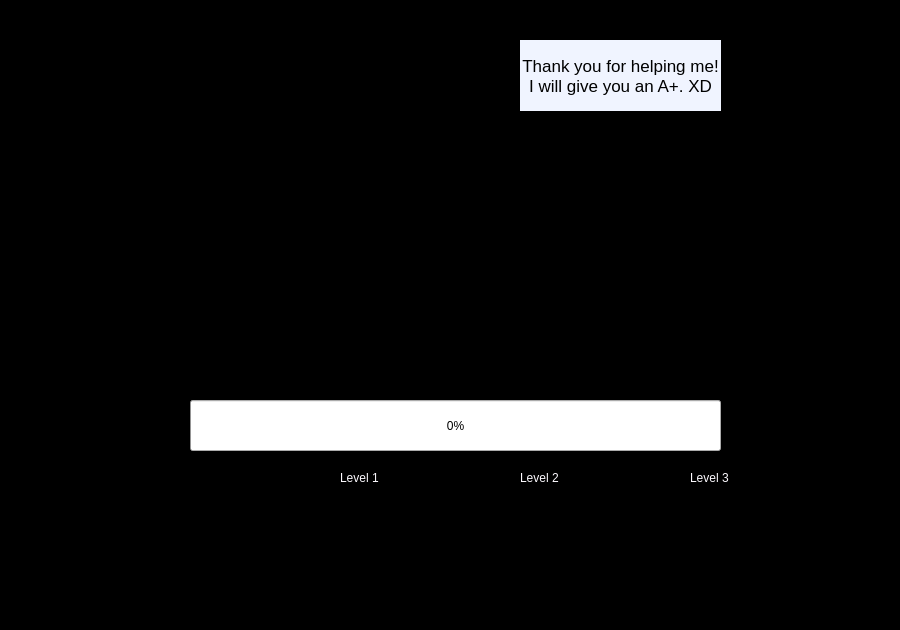
<?xml version="1.0" encoding="UTF-8"?>
<ui version="4.0">
 <class>GameWindow</class>
 <widget class="QWidget" name="GameWindow">
  <property name="geometry">
   <rect>
    <x>0</x>
    <y>0</y>
    <width>900</width>
    <height>630</height>
   </rect>
  </property>
  <property name="minimumSize">
   <size>
    <width>900</width>
    <height>630</height>
   </size>
  </property>
  <property name="maximumSize">
   <size>
    <width>900</width>
    <height>630</height>
   </size>
  </property>
  <property name="palette">
   <palette>
    <active/>
    <inactive/>
    <disabled/>
   </palette>
  </property>
  <property name="windowTitle">
   <string>Haunted House Escape</string>
  </property>
  <property name="autoFillBackground">
   <bool>true</bool>
  </property>
  <property name="styleSheet">
   <string notr="true"/>
  </property>
  <widget class="QLabel" name="playerinfo">
   <property name="geometry">
    <rect>
     <x>660</x>
     <y>30</y>
     <width>101</width>
     <height>80</height>
    </rect>
   </property>
   <property name="palette">
    <palette>
     <active>
      <colorrole role="WindowText">
       <brush brushstyle="SolidPattern">
        <color alpha="255">
         <red>253</red>
         <green>250</green>
         <blue>255</blue>
        </color>
       </brush>
      </colorrole>
     </active>
     <inactive>
      <colorrole role="WindowText">
       <brush brushstyle="SolidPattern">
        <color alpha="255">
         <red>253</red>
         <green>250</green>
         <blue>255</blue>
        </color>
       </brush>
      </colorrole>
     </inactive>
     <disabled>
      <colorrole role="WindowText">
       <brush brushstyle="SolidPattern">
        <color alpha="96">
         <red>164</red>
         <green>166</green>
         <blue>168</blue>
        </color>
       </brush>
      </colorrole>
     </disabled>
    </palette>
   </property>
   <property name="font">
    <font>
     <family>Arial</family>
     <pointsize>30</pointsize>
    </font>
   </property>
   <property name="text">
    <string>Player</string>
   </property>
   <property name="alignment">
    <set>Qt::AlignCenter</set>
   </property>
  </widget>
  <widget class="QLabel" name="monsterinfo">
   <property name="geometry">
    <rect>
     <x>650</x>
     <y>310</y>
     <width>141</width>
     <height>80</height>
    </rect>
   </property>
   <property name="palette">
    <palette>
     <active>
      <colorrole role="WindowText">
       <brush brushstyle="SolidPattern">
        <color alpha="255">
         <red>253</red>
         <green>250</green>
         <blue>255</blue>
        </color>
       </brush>
      </colorrole>
     </active>
     <inactive>
      <colorrole role="WindowText">
       <brush brushstyle="SolidPattern">
        <color alpha="255">
         <red>253</red>
         <green>250</green>
         <blue>255</blue>
        </color>
       </brush>
      </colorrole>
     </inactive>
     <disabled>
      <colorrole role="WindowText">
       <brush brushstyle="SolidPattern">
        <color alpha="96">
         <red>164</red>
         <green>166</green>
         <blue>168</blue>
        </color>
       </brush>
      </colorrole>
     </disabled>
    </palette>
   </property>
   <property name="font">
    <font>
     <family>Arial</family>
     <pointsize>30</pointsize>
    </font>
   </property>
   <property name="text">
    <string>Monster</string>
   </property>
   <property name="alignment">
    <set>Qt::AlignCenter</set>
   </property>
  </widget>
  <widget class="QLabel" name="BG">
   <property name="geometry">
    <rect>
     <x>0</x>
     <y>-10</y>
     <width>921</width>
     <height>651</height>
    </rect>
   </property>
   <property name="palette">
    <palette>
     <active>
      <colorrole role="WindowText">
       <brush brushstyle="SolidPattern">
        <color alpha="255">
         <red>253</red>
         <green>250</green>
         <blue>255</blue>
        </color>
       </brush>
      </colorrole>
     </active>
     <inactive>
      <colorrole role="WindowText">
       <brush brushstyle="SolidPattern">
        <color alpha="255">
         <red>253</red>
         <green>250</green>
         <blue>255</blue>
        </color>
       </brush>
      </colorrole>
     </inactive>
     <disabled>
      <colorrole role="WindowText">
       <brush brushstyle="SolidPattern">
        <color alpha="96">
         <red>164</red>
         <green>166</green>
         <blue>168</blue>
        </color>
       </brush>
      </colorrole>
     </disabled>
    </palette>
   </property>
   <property name="autoFillBackground">
    <bool>false</bool>
   </property>
   <property name="text">
    <string/>
   </property>
   <property name="pixmap">
    <pixmap resource="resource.qrc">:/images/BG.png</pixmap>
   </property>
  </widget>
  <widget class="QLabel" name="MHL">
   <property name="geometry">
    <rect>
     <x>670</x>
     <y>390</y>
     <width>51</width>
     <height>21</height>
    </rect>
   </property>
   <property name="palette">
    <palette>
     <active>
      <colorrole role="WindowText">
       <brush brushstyle="SolidPattern">
        <color alpha="255">
         <red>253</red>
         <green>250</green>
         <blue>255</blue>
        </color>
       </brush>
      </colorrole>
     </active>
     <inactive>
      <colorrole role="WindowText">
       <brush brushstyle="SolidPattern">
        <color alpha="255">
         <red>253</red>
         <green>250</green>
         <blue>255</blue>
        </color>
       </brush>
      </colorrole>
     </inactive>
     <disabled>
      <colorrole role="WindowText">
       <brush brushstyle="SolidPattern">
        <color alpha="96">
         <red>164</red>
         <green>166</green>
         <blue>168</blue>
        </color>
       </brush>
      </colorrole>
     </disabled>
    </palette>
   </property>
   <property name="font">
    <font>
     <family>Arial</family>
    </font>
   </property>
   <property name="text">
    <string>Health:</string>
   </property>
  </widget>
  <widget class="QLabel" name="MAL">
   <property name="geometry">
    <rect>
     <x>670</x>
     <y>460</y>
     <width>51</width>
     <height>16</height>
    </rect>
   </property>
   <property name="palette">
    <palette>
     <active>
      <colorrole role="WindowText">
       <brush brushstyle="SolidPattern">
        <color alpha="255">
         <red>253</red>
         <green>250</green>
         <blue>255</blue>
        </color>
       </brush>
      </colorrole>
     </active>
     <inactive>
      <colorrole role="WindowText">
       <brush brushstyle="SolidPattern">
        <color alpha="255">
         <red>253</red>
         <green>250</green>
         <blue>255</blue>
        </color>
       </brush>
      </colorrole>
     </inactive>
     <disabled>
      <colorrole role="WindowText">
       <brush brushstyle="SolidPattern">
        <color alpha="96">
         <red>164</red>
         <green>166</green>
         <blue>168</blue>
        </color>
       </brush>
      </colorrole>
     </disabled>
    </palette>
   </property>
   <property name="font">
    <font>
     <family>Arial</family>
    </font>
   </property>
   <property name="text">
    <string>Attack:</string>
   </property>
  </widget>
  <widget class="QLabel" name="MDL">
   <property name="geometry">
    <rect>
     <x>670</x>
     <y>520</y>
     <width>61</width>
     <height>16</height>
    </rect>
   </property>
   <property name="palette">
    <palette>
     <active>
      <colorrole role="WindowText">
       <brush brushstyle="SolidPattern">
        <color alpha="255">
         <red>253</red>
         <green>250</green>
         <blue>255</blue>
        </color>
       </brush>
      </colorrole>
     </active>
     <inactive>
      <colorrole role="WindowText">
       <brush brushstyle="SolidPattern">
        <color alpha="255">
         <red>253</red>
         <green>250</green>
         <blue>255</blue>
        </color>
       </brush>
      </colorrole>
     </inactive>
     <disabled>
      <colorrole role="WindowText">
       <brush brushstyle="SolidPattern">
        <color alpha="96">
         <red>164</red>
         <green>166</green>
         <blue>168</blue>
        </color>
       </brush>
      </colorrole>
     </disabled>
    </palette>
   </property>
   <property name="font">
    <font>
     <family>Arial</family>
    </font>
   </property>
   <property name="text">
    <string>Defense:</string>
   </property>
  </widget>
  <widget class="QLabel" name="monster_HP">
   <property name="geometry">
    <rect>
     <x>760</x>
     <y>390</y>
     <width>71</width>
     <height>21</height>
    </rect>
   </property>
   <property name="palette">
    <palette>
     <active>
      <colorrole role="WindowText">
       <brush brushstyle="SolidPattern">
        <color alpha="255">
         <red>253</red>
         <green>250</green>
         <blue>255</blue>
        </color>
       </brush>
      </colorrole>
     </active>
     <inactive>
      <colorrole role="WindowText">
       <brush brushstyle="SolidPattern">
        <color alpha="255">
         <red>253</red>
         <green>250</green>
         <blue>255</blue>
        </color>
       </brush>
      </colorrole>
     </inactive>
     <disabled>
      <colorrole role="WindowText">
       <brush brushstyle="SolidPattern">
        <color alpha="96">
         <red>164</red>
         <green>166</green>
         <blue>168</blue>
        </color>
       </brush>
      </colorrole>
     </disabled>
    </palette>
   </property>
   <property name="font">
    <font>
     <family>Arial</family>
    </font>
   </property>
   <property name="text">
    <string>TextLabel</string>
   </property>
  </widget>
  <widget class="QLabel" name="monster_AP">
   <property name="geometry">
    <rect>
     <x>760</x>
     <y>460</y>
     <width>71</width>
     <height>16</height>
    </rect>
   </property>
   <property name="palette">
    <palette>
     <active>
      <colorrole role="WindowText">
       <brush brushstyle="SolidPattern">
        <color alpha="255">
         <red>253</red>
         <green>250</green>
         <blue>255</blue>
        </color>
       </brush>
      </colorrole>
     </active>
     <inactive>
      <colorrole role="WindowText">
       <brush brushstyle="SolidPattern">
        <color alpha="255">
         <red>253</red>
         <green>250</green>
         <blue>255</blue>
        </color>
       </brush>
      </colorrole>
     </inactive>
     <disabled>
      <colorrole role="WindowText">
       <brush brushstyle="SolidPattern">
        <color alpha="96">
         <red>164</red>
         <green>166</green>
         <blue>168</blue>
        </color>
       </brush>
      </colorrole>
     </disabled>
    </palette>
   </property>
   <property name="font">
    <font>
     <family>Arial</family>
    </font>
   </property>
   <property name="text">
    <string>TextLabel</string>
   </property>
  </widget>
  <widget class="QLabel" name="monster_DP">
   <property name="geometry">
    <rect>
     <x>760</x>
     <y>520</y>
     <width>61</width>
     <height>16</height>
    </rect>
   </property>
   <property name="palette">
    <palette>
     <active>
      <colorrole role="WindowText">
       <brush brushstyle="SolidPattern">
        <color alpha="255">
         <red>253</red>
         <green>250</green>
         <blue>255</blue>
        </color>
       </brush>
      </colorrole>
     </active>
     <inactive>
      <colorrole role="WindowText">
       <brush brushstyle="SolidPattern">
        <color alpha="255">
         <red>253</red>
         <green>250</green>
         <blue>255</blue>
        </color>
       </brush>
      </colorrole>
     </inactive>
     <disabled>
      <colorrole role="WindowText">
       <brush brushstyle="SolidPattern">
        <color alpha="96">
         <red>164</red>
         <green>166</green>
         <blue>168</blue>
        </color>
       </brush>
      </colorrole>
     </disabled>
    </palette>
   </property>
   <property name="font">
    <font>
     <family>Arial</family>
    </font>
   </property>
   <property name="text">
    <string>TextLabel</string>
   </property>
  </widget>
  <widget class="QLabel" name="Health_label">
   <property name="geometry">
    <rect>
     <x>670</x>
     <y>130</y>
     <width>59</width>
     <height>16</height>
    </rect>
   </property>
   <property name="palette">
    <palette>
     <active>
      <colorrole role="WindowText">
       <brush brushstyle="SolidPattern">
        <color alpha="255">
         <red>253</red>
         <green>250</green>
         <blue>255</blue>
        </color>
       </brush>
      </colorrole>
     </active>
     <inactive>
      <colorrole role="WindowText">
       <brush brushstyle="SolidPattern">
        <color alpha="255">
         <red>253</red>
         <green>250</green>
         <blue>255</blue>
        </color>
       </brush>
      </colorrole>
     </inactive>
     <disabled>
      <colorrole role="WindowText">
       <brush brushstyle="SolidPattern">
        <color alpha="96">
         <red>164</red>
         <green>166</green>
         <blue>168</blue>
        </color>
       </brush>
      </colorrole>
     </disabled>
    </palette>
   </property>
   <property name="text">
    <string>Health:</string>
   </property>
  </widget>
  <widget class="QLabel" name="Attack_label">
   <property name="geometry">
    <rect>
     <x>670</x>
     <y>160</y>
     <width>59</width>
     <height>16</height>
    </rect>
   </property>
   <property name="palette">
    <palette>
     <active>
      <colorrole role="WindowText">
       <brush brushstyle="SolidPattern">
        <color alpha="255">
         <red>253</red>
         <green>250</green>
         <blue>255</blue>
        </color>
       </brush>
      </colorrole>
     </active>
     <inactive>
      <colorrole role="WindowText">
       <brush brushstyle="SolidPattern">
        <color alpha="255">
         <red>253</red>
         <green>250</green>
         <blue>255</blue>
        </color>
       </brush>
      </colorrole>
     </inactive>
     <disabled>
      <colorrole role="WindowText">
       <brush brushstyle="SolidPattern">
        <color alpha="96">
         <red>164</red>
         <green>166</green>
         <blue>168</blue>
        </color>
       </brush>
      </colorrole>
     </disabled>
    </palette>
   </property>
   <property name="text">
    <string>Atack:</string>
   </property>
  </widget>
  <widget class="QLabel" name="Defense_label">
   <property name="geometry">
    <rect>
     <x>670</x>
     <y>190</y>
     <width>59</width>
     <height>16</height>
    </rect>
   </property>
   <property name="palette">
    <palette>
     <active>
      <colorrole role="WindowText">
       <brush brushstyle="SolidPattern">
        <color alpha="255">
         <red>253</red>
         <green>250</green>
         <blue>255</blue>
        </color>
       </brush>
      </colorrole>
     </active>
     <inactive>
      <colorrole role="WindowText">
       <brush brushstyle="SolidPattern">
        <color alpha="255">
         <red>253</red>
         <green>250</green>
         <blue>255</blue>
        </color>
       </brush>
      </colorrole>
     </inactive>
     <disabled>
      <colorrole role="WindowText">
       <brush brushstyle="SolidPattern">
        <color alpha="96">
         <red>164</red>
         <green>166</green>
         <blue>168</blue>
        </color>
       </brush>
      </colorrole>
     </disabled>
    </palette>
   </property>
   <property name="text">
    <string>Defense:</string>
   </property>
  </widget>
  <widget class="QLabel" name="Yellow_label">
   <property name="geometry">
    <rect>
     <x>670</x>
     <y>220</y>
     <width>81</width>
     <height>16</height>
    </rect>
   </property>
   <property name="palette">
    <palette>
     <active>
      <colorrole role="WindowText">
       <brush brushstyle="SolidPattern">
        <color alpha="255">
         <red>253</red>
         <green>250</green>
         <blue>255</blue>
        </color>
       </brush>
      </colorrole>
     </active>
     <inactive>
      <colorrole role="WindowText">
       <brush brushstyle="SolidPattern">
        <color alpha="255">
         <red>253</red>
         <green>250</green>
         <blue>255</blue>
        </color>
       </brush>
      </colorrole>
     </inactive>
     <disabled>
      <colorrole role="WindowText">
       <brush brushstyle="SolidPattern">
        <color alpha="96">
         <red>164</red>
         <green>166</green>
         <blue>168</blue>
        </color>
       </brush>
      </colorrole>
     </disabled>
    </palette>
   </property>
   <property name="text">
    <string>Yellow Keys:</string>
   </property>
  </widget>
  <widget class="QLabel" name="Blue_label">
   <property name="geometry">
    <rect>
     <x>670</x>
     <y>250</y>
     <width>81</width>
     <height>16</height>
    </rect>
   </property>
   <property name="palette">
    <palette>
     <active>
      <colorrole role="WindowText">
       <brush brushstyle="SolidPattern">
        <color alpha="255">
         <red>253</red>
         <green>250</green>
         <blue>255</blue>
        </color>
       </brush>
      </colorrole>
     </active>
     <inactive>
      <colorrole role="WindowText">
       <brush brushstyle="SolidPattern">
        <color alpha="255">
         <red>253</red>
         <green>250</green>
         <blue>255</blue>
        </color>
       </brush>
      </colorrole>
     </inactive>
     <disabled>
      <colorrole role="WindowText">
       <brush brushstyle="SolidPattern">
        <color alpha="96">
         <red>164</red>
         <green>166</green>
         <blue>168</blue>
        </color>
       </brush>
      </colorrole>
     </disabled>
    </palette>
   </property>
   <property name="text">
    <string>Blue Keys:</string>
   </property>
  </widget>
  <widget class="QLabel" name="Level_label">
   <property name="geometry">
    <rect>
     <x>650</x>
     <y>70</y>
     <width>101</width>
     <height>71</height>
    </rect>
   </property>
   <property name="palette">
    <palette>
     <active>
      <colorrole role="WindowText">
       <brush brushstyle="SolidPattern">
        <color alpha="255">
         <red>253</red>
         <green>250</green>
         <blue>255</blue>
        </color>
       </brush>
      </colorrole>
     </active>
     <inactive>
      <colorrole role="WindowText">
       <brush brushstyle="SolidPattern">
        <color alpha="255">
         <red>253</red>
         <green>250</green>
         <blue>255</blue>
        </color>
       </brush>
      </colorrole>
     </inactive>
     <disabled>
      <colorrole role="WindowText">
       <brush brushstyle="SolidPattern">
        <color alpha="96">
         <red>164</red>
         <green>166</green>
         <blue>168</blue>
        </color>
       </brush>
      </colorrole>
     </disabled>
    </palette>
   </property>
   <property name="font">
    <font>
     <family>Arial</family>
     <pointsize>20</pointsize>
    </font>
   </property>
   <property name="text">
    <string>Floor</string>
   </property>
   <property name="alignment">
    <set>Qt::AlignCenter</set>
   </property>
  </widget>
  <widget class="QLabel" name="player_HP">
   <property name="geometry">
    <rect>
     <x>760</x>
     <y>130</y>
     <width>101</width>
     <height>16</height>
    </rect>
   </property>
   <property name="palette">
    <palette>
     <active>
      <colorrole role="WindowText">
       <brush brushstyle="SolidPattern">
        <color alpha="255">
         <red>253</red>
         <green>250</green>
         <blue>255</blue>
        </color>
       </brush>
      </colorrole>
     </active>
     <inactive>
      <colorrole role="WindowText">
       <brush brushstyle="SolidPattern">
        <color alpha="255">
         <red>253</red>
         <green>250</green>
         <blue>255</blue>
        </color>
       </brush>
      </colorrole>
     </inactive>
     <disabled>
      <colorrole role="WindowText">
       <brush brushstyle="SolidPattern">
        <color alpha="96">
         <red>164</red>
         <green>166</green>
         <blue>168</blue>
        </color>
       </brush>
      </colorrole>
     </disabled>
    </palette>
   </property>
   <property name="text">
    <string/>
   </property>
  </widget>
  <widget class="QLabel" name="player_AP">
   <property name="geometry">
    <rect>
     <x>760</x>
     <y>160</y>
     <width>59</width>
     <height>16</height>
    </rect>
   </property>
   <property name="palette">
    <palette>
     <active>
      <colorrole role="WindowText">
       <brush brushstyle="SolidPattern">
        <color alpha="255">
         <red>253</red>
         <green>250</green>
         <blue>255</blue>
        </color>
       </brush>
      </colorrole>
     </active>
     <inactive>
      <colorrole role="WindowText">
       <brush brushstyle="SolidPattern">
        <color alpha="255">
         <red>253</red>
         <green>250</green>
         <blue>255</blue>
        </color>
       </brush>
      </colorrole>
     </inactive>
     <disabled>
      <colorrole role="WindowText">
       <brush brushstyle="SolidPattern">
        <color alpha="96">
         <red>164</red>
         <green>166</green>
         <blue>168</blue>
        </color>
       </brush>
      </colorrole>
     </disabled>
    </palette>
   </property>
   <property name="text">
    <string/>
   </property>
  </widget>
  <widget class="QLabel" name="player_DP">
   <property name="geometry">
    <rect>
     <x>760</x>
     <y>190</y>
     <width>59</width>
     <height>16</height>
    </rect>
   </property>
   <property name="palette">
    <palette>
     <active>
      <colorrole role="WindowText">
       <brush brushstyle="SolidPattern">
        <color alpha="255">
         <red>253</red>
         <green>250</green>
         <blue>255</blue>
        </color>
       </brush>
      </colorrole>
     </active>
     <inactive>
      <colorrole role="WindowText">
       <brush brushstyle="SolidPattern">
        <color alpha="255">
         <red>253</red>
         <green>250</green>
         <blue>255</blue>
        </color>
       </brush>
      </colorrole>
     </inactive>
     <disabled>
      <colorrole role="WindowText">
       <brush brushstyle="SolidPattern">
        <color alpha="96">
         <red>164</red>
         <green>166</green>
         <blue>168</blue>
        </color>
       </brush>
      </colorrole>
     </disabled>
    </palette>
   </property>
   <property name="text">
    <string/>
   </property>
  </widget>
  <widget class="QLabel" name="player_YK">
   <property name="geometry">
    <rect>
     <x>760</x>
     <y>220</y>
     <width>59</width>
     <height>16</height>
    </rect>
   </property>
   <property name="palette">
    <palette>
     <active>
      <colorrole role="WindowText">
       <brush brushstyle="SolidPattern">
        <color alpha="255">
         <red>253</red>
         <green>250</green>
         <blue>255</blue>
        </color>
       </brush>
      </colorrole>
     </active>
     <inactive>
      <colorrole role="WindowText">
       <brush brushstyle="SolidPattern">
        <color alpha="255">
         <red>253</red>
         <green>250</green>
         <blue>255</blue>
        </color>
       </brush>
      </colorrole>
     </inactive>
     <disabled>
      <colorrole role="WindowText">
       <brush brushstyle="SolidPattern">
        <color alpha="96">
         <red>164</red>
         <green>166</green>
         <blue>168</blue>
        </color>
       </brush>
      </colorrole>
     </disabled>
    </palette>
   </property>
   <property name="text">
    <string/>
   </property>
  </widget>
  <widget class="QLabel" name="player_BK">
   <property name="geometry">
    <rect>
     <x>760</x>
     <y>250</y>
     <width>59</width>
     <height>16</height>
    </rect>
   </property>
   <property name="palette">
    <palette>
     <active>
      <colorrole role="WindowText">
       <brush brushstyle="SolidPattern">
        <color alpha="255">
         <red>253</red>
         <green>250</green>
         <blue>255</blue>
        </color>
       </brush>
      </colorrole>
     </active>
     <inactive>
      <colorrole role="WindowText">
       <brush brushstyle="SolidPattern">
        <color alpha="255">
         <red>253</red>
         <green>250</green>
         <blue>255</blue>
        </color>
       </brush>
      </colorrole>
     </inactive>
     <disabled>
      <colorrole role="WindowText">
       <brush brushstyle="SolidPattern">
        <color alpha="96">
         <red>164</red>
         <green>166</green>
         <blue>168</blue>
        </color>
       </brush>
      </colorrole>
     </disabled>
    </palette>
   </property>
   <property name="text">
    <string/>
   </property>
  </widget>
  <widget class="QLabel" name="player_level">
   <property name="geometry">
    <rect>
     <x>720</x>
     <y>70</y>
     <width>101</width>
     <height>71</height>
    </rect>
   </property>
   <property name="palette">
    <palette>
     <active>
      <colorrole role="WindowText">
       <brush brushstyle="SolidPattern">
        <color alpha="255">
         <red>253</red>
         <green>250</green>
         <blue>255</blue>
        </color>
       </brush>
      </colorrole>
     </active>
     <inactive>
      <colorrole role="WindowText">
       <brush brushstyle="SolidPattern">
        <color alpha="255">
         <red>253</red>
         <green>250</green>
         <blue>255</blue>
        </color>
       </brush>
      </colorrole>
     </inactive>
     <disabled>
      <colorrole role="WindowText">
       <brush brushstyle="SolidPattern">
        <color alpha="96">
         <red>164</red>
         <green>166</green>
         <blue>168</blue>
        </color>
       </brush>
      </colorrole>
     </disabled>
    </palette>
   </property>
   <property name="font">
    <font>
     <family>Arial</family>
     <pointsize>20</pointsize>
    </font>
   </property>
   <property name="text">
    <string/>
   </property>
   <property name="alignment">
    <set>Qt::AlignCenter</set>
   </property>
  </widget>
  <widget class="QProgressBar" name="progressBar">
   <property name="geometry">
    <rect>
     <x>190</x>
     <y>400</y>
     <width>531</width>
     <height>51</height>
    </rect>
   </property>
   <property name="palette">
    <palette>
     <active>
      <colorrole role="Highlight">
       <brush brushstyle="SolidPattern">
        <color alpha="255">
         <red>90</red>
         <green>248</green>
         <blue>32</blue>
        </color>
       </brush>
      </colorrole>
     </active>
     <inactive>
      <colorrole role="Highlight">
       <brush brushstyle="SolidPattern">
        <color alpha="255">
         <red>90</red>
         <green>248</green>
         <blue>32</blue>
        </color>
       </brush>
      </colorrole>
     </inactive>
     <disabled>
      <colorrole role="Highlight">
       <brush brushstyle="SolidPattern">
        <color alpha="102">
         <red>0</red>
         <green>0</green>
         <blue>0</blue>
        </color>
       </brush>
      </colorrole>
     </disabled>
    </palette>
   </property>
   <property name="value">
    <number>0</number>
   </property>
  </widget>
  <widget class="QLabel" name="GameOver">
   <property name="enabled">
    <bool>true</bool>
   </property>
   <property name="geometry">
    <rect>
     <x>0</x>
     <y>-30</y>
     <width>900</width>
     <height>660</height>
    </rect>
   </property>
   <property name="minimumSize">
    <size>
     <width>900</width>
     <height>630</height>
    </size>
   </property>
   <property name="maximumSize">
    <size>
     <width>900</width>
     <height>660</height>
    </size>
   </property>
   <property name="palette">
    <palette>
     <active>
      <colorrole role="WindowText">
       <brush brushstyle="SolidPattern">
        <color alpha="255">
         <red>255</red>
         <green>255</green>
         <blue>255</blue>
        </color>
       </brush>
      </colorrole>
      <colorrole role="Base">
       <brush brushstyle="SolidPattern">
        <color alpha="255">
         <red>0</red>
         <green>0</green>
         <blue>0</blue>
        </color>
       </brush>
      </colorrole>
      <colorrole role="Window">
       <brush brushstyle="SolidPattern">
        <color alpha="255">
         <red>0</red>
         <green>0</green>
         <blue>0</blue>
        </color>
       </brush>
      </colorrole>
     </active>
     <inactive>
      <colorrole role="WindowText">
       <brush brushstyle="SolidPattern">
        <color alpha="255">
         <red>255</red>
         <green>255</green>
         <blue>255</blue>
        </color>
       </brush>
      </colorrole>
      <colorrole role="Base">
       <brush brushstyle="SolidPattern">
        <color alpha="255">
         <red>0</red>
         <green>0</green>
         <blue>0</blue>
        </color>
       </brush>
      </colorrole>
      <colorrole role="Window">
       <brush brushstyle="SolidPattern">
        <color alpha="255">
         <red>0</red>
         <green>0</green>
         <blue>0</blue>
        </color>
       </brush>
      </colorrole>
     </inactive>
     <disabled>
      <colorrole role="WindowText">
       <brush brushstyle="SolidPattern">
        <color alpha="96">
         <red>164</red>
         <green>166</green>
         <blue>168</blue>
        </color>
       </brush>
      </colorrole>
      <colorrole role="Base">
       <brush brushstyle="SolidPattern">
        <color alpha="255">
         <red>0</red>
         <green>0</green>
         <blue>0</blue>
        </color>
       </brush>
      </colorrole>
      <colorrole role="Window">
       <brush brushstyle="SolidPattern">
        <color alpha="255">
         <red>0</red>
         <green>0</green>
         <blue>0</blue>
        </color>
       </brush>
      </colorrole>
     </disabled>
    </palette>
   </property>
   <property name="font">
    <font>
     <family>Arial</family>
     <pointsize>100</pointsize>
     <weight>75</weight>
     <bold>true</bold>
    </font>
   </property>
   <property name="autoFillBackground">
    <bool>true</bool>
   </property>
   <property name="text">
    <string/>
   </property>
   <property name="alignment">
    <set>Qt::AlignCenter</set>
   </property>
  </widget>
  <widget class="QLabel" name="gameover_player">
   <property name="geometry">
    <rect>
     <x>140</x>
     <y>300</y>
     <width>70</width>
     <height>70</height>
    </rect>
   </property>
   <property name="text">
    <string/>
   </property>
   <property name="pixmap">
    <pixmap resource="resource.qrc">:/images/player-right.png</pixmap>
   </property>
  </widget>
  <widget class="QLabel" name="Level1">
   <property name="geometry">
    <rect>
     <x>340</x>
     <y>470</y>
     <width>59</width>
     <height>16</height>
    </rect>
   </property>
   <property name="palette">
    <palette>
     <active>
      <colorrole role="WindowText">
       <brush brushstyle="SolidPattern">
        <color alpha="255">
         <red>253</red>
         <green>250</green>
         <blue>255</blue>
        </color>
       </brush>
      </colorrole>
     </active>
     <inactive>
      <colorrole role="WindowText">
       <brush brushstyle="SolidPattern">
        <color alpha="255">
         <red>253</red>
         <green>250</green>
         <blue>255</blue>
        </color>
       </brush>
      </colorrole>
     </inactive>
     <disabled>
      <colorrole role="WindowText">
       <brush brushstyle="SolidPattern">
        <color alpha="96">
         <red>164</red>
         <green>166</green>
         <blue>168</blue>
        </color>
       </brush>
      </colorrole>
     </disabled>
    </palette>
   </property>
   <property name="text">
    <string>Level 1</string>
   </property>
  </widget>
  <widget class="QLabel" name="Level2">
   <property name="geometry">
    <rect>
     <x>520</x>
     <y>470</y>
     <width>59</width>
     <height>16</height>
    </rect>
   </property>
   <property name="palette">
    <palette>
     <active>
      <colorrole role="WindowText">
       <brush brushstyle="SolidPattern">
        <color alpha="255">
         <red>253</red>
         <green>250</green>
         <blue>255</blue>
        </color>
       </brush>
      </colorrole>
     </active>
     <inactive>
      <colorrole role="WindowText">
       <brush brushstyle="SolidPattern">
        <color alpha="255">
         <red>253</red>
         <green>250</green>
         <blue>255</blue>
        </color>
       </brush>
      </colorrole>
     </inactive>
     <disabled>
      <colorrole role="WindowText">
       <brush brushstyle="SolidPattern">
        <color alpha="96">
         <red>164</red>
         <green>166</green>
         <blue>168</blue>
        </color>
       </brush>
      </colorrole>
     </disabled>
    </palette>
   </property>
   <property name="text">
    <string>Level 2</string>
   </property>
  </widget>
  <widget class="QLabel" name="Level3">
   <property name="geometry">
    <rect>
     <x>690</x>
     <y>470</y>
     <width>59</width>
     <height>16</height>
    </rect>
   </property>
   <property name="palette">
    <palette>
     <active>
      <colorrole role="WindowText">
       <brush brushstyle="SolidPattern">
        <color alpha="255">
         <red>253</red>
         <green>250</green>
         <blue>255</blue>
        </color>
       </brush>
      </colorrole>
     </active>
     <inactive>
      <colorrole role="WindowText">
       <brush brushstyle="SolidPattern">
        <color alpha="255">
         <red>253</red>
         <green>250</green>
         <blue>255</blue>
        </color>
       </brush>
      </colorrole>
     </inactive>
     <disabled>
      <colorrole role="WindowText">
       <brush brushstyle="SolidPattern">
        <color alpha="96">
         <red>164</red>
         <green>166</green>
         <blue>168</blue>
        </color>
       </brush>
      </colorrole>
     </disabled>
    </palette>
   </property>
   <property name="text">
    <string>Level 3</string>
   </property>
  </widget>
  <widget class="QLabel" name="desmond">
   <property name="geometry">
    <rect>
     <x>740</x>
     <y>90</y>
     <width>70</width>
     <height>70</height>
    </rect>
   </property>
   <property name="text">
    <string/>
   </property>
   <property name="pixmap">
    <pixmap resource="resource.qrc">:/images/desmond.png</pixmap>
   </property>
  </widget>
  <widget class="QLabel" name="desmond_fail_message">
   <property name="geometry">
    <rect>
     <x>520</x>
     <y>40</y>
     <width>201</width>
     <height>71</height>
    </rect>
   </property>
   <property name="palette">
    <palette>
     <active>
      <colorrole role="WindowText">
       <brush brushstyle="SolidPattern">
        <color alpha="255">
         <red>0</red>
         <green>0</green>
         <blue>0</blue>
        </color>
       </brush>
      </colorrole>
      <colorrole role="Base">
       <brush brushstyle="SolidPattern">
        <color alpha="255">
         <red>240</red>
         <green>244</green>
         <blue>255</blue>
        </color>
       </brush>
      </colorrole>
      <colorrole role="Window">
       <brush brushstyle="SolidPattern">
        <color alpha="255">
         <red>240</red>
         <green>244</green>
         <blue>255</blue>
        </color>
       </brush>
      </colorrole>
     </active>
     <inactive>
      <colorrole role="WindowText">
       <brush brushstyle="SolidPattern">
        <color alpha="255">
         <red>0</red>
         <green>0</green>
         <blue>0</blue>
        </color>
       </brush>
      </colorrole>
      <colorrole role="Base">
       <brush brushstyle="SolidPattern">
        <color alpha="255">
         <red>240</red>
         <green>244</green>
         <blue>255</blue>
        </color>
       </brush>
      </colorrole>
      <colorrole role="Window">
       <brush brushstyle="SolidPattern">
        <color alpha="255">
         <red>240</red>
         <green>244</green>
         <blue>255</blue>
        </color>
       </brush>
      </colorrole>
     </inactive>
     <disabled>
      <colorrole role="WindowText">
       <brush brushstyle="SolidPattern">
        <color alpha="96">
         <red>164</red>
         <green>166</green>
         <blue>168</blue>
        </color>
       </brush>
      </colorrole>
      <colorrole role="Base">
       <brush brushstyle="SolidPattern">
        <color alpha="255">
         <red>240</red>
         <green>244</green>
         <blue>255</blue>
        </color>
       </brush>
      </colorrole>
      <colorrole role="Window">
       <brush brushstyle="SolidPattern">
        <color alpha="255">
         <red>240</red>
         <green>244</green>
         <blue>255</blue>
        </color>
       </brush>
      </colorrole>
     </disabled>
    </palette>
   </property>
   <property name="font">
    <font>
     <family>Arial</family>
     <pointsize>13</pointsize>
    </font>
   </property>
   <property name="autoFillBackground">
    <bool>true</bool>
   </property>
   <property name="frameShape">
    <enum>QFrame::NoFrame</enum>
   </property>
   <property name="text">
    <string>You forgot to save me! You are a bad guy! &gt; . &lt;</string>
   </property>
   <property name="alignment">
    <set>Qt::AlignCenter</set>
   </property>
   <property name="wordWrap">
    <bool>true</bool>
   </property>
   <property name="margin">
    <number>1</number>
   </property>
  </widget>
  <widget class="QLabel" name="desmond_successful_message">
   <property name="geometry">
    <rect>
     <x>520</x>
     <y>40</y>
     <width>201</width>
     <height>71</height>
    </rect>
   </property>
   <property name="palette">
    <palette>
     <active>
      <colorrole role="WindowText">
       <brush brushstyle="SolidPattern">
        <color alpha="255">
         <red>0</red>
         <green>0</green>
         <blue>0</blue>
        </color>
       </brush>
      </colorrole>
      <colorrole role="Base">
       <brush brushstyle="SolidPattern">
        <color alpha="255">
         <red>240</red>
         <green>244</green>
         <blue>255</blue>
        </color>
       </brush>
      </colorrole>
      <colorrole role="Window">
       <brush brushstyle="SolidPattern">
        <color alpha="255">
         <red>240</red>
         <green>244</green>
         <blue>255</blue>
        </color>
       </brush>
      </colorrole>
     </active>
     <inactive>
      <colorrole role="WindowText">
       <brush brushstyle="SolidPattern">
        <color alpha="255">
         <red>0</red>
         <green>0</green>
         <blue>0</blue>
        </color>
       </brush>
      </colorrole>
      <colorrole role="Base">
       <brush brushstyle="SolidPattern">
        <color alpha="255">
         <red>240</red>
         <green>244</green>
         <blue>255</blue>
        </color>
       </brush>
      </colorrole>
      <colorrole role="Window">
       <brush brushstyle="SolidPattern">
        <color alpha="255">
         <red>240</red>
         <green>244</green>
         <blue>255</blue>
        </color>
       </brush>
      </colorrole>
     </inactive>
     <disabled>
      <colorrole role="WindowText">
       <brush brushstyle="SolidPattern">
        <color alpha="96">
         <red>164</red>
         <green>166</green>
         <blue>168</blue>
        </color>
       </brush>
      </colorrole>
      <colorrole role="Base">
       <brush brushstyle="SolidPattern">
        <color alpha="255">
         <red>240</red>
         <green>244</green>
         <blue>255</blue>
        </color>
       </brush>
      </colorrole>
      <colorrole role="Window">
       <brush brushstyle="SolidPattern">
        <color alpha="255">
         <red>240</red>
         <green>244</green>
         <blue>255</blue>
        </color>
       </brush>
      </colorrole>
     </disabled>
    </palette>
   </property>
   <property name="font">
    <font>
     <family>Arial</family>
     <pointsize>13</pointsize>
    </font>
   </property>
   <property name="autoFillBackground">
    <bool>true</bool>
   </property>
   <property name="frameShape">
    <enum>QFrame::NoFrame</enum>
   </property>
   <property name="text">
    <string>Thank you for helping me! I will give you an A+. XD</string>
   </property>
   <property name="alignment">
    <set>Qt::AlignCenter</set>
   </property>
   <property name="wordWrap">
    <bool>true</bool>
   </property>
   <property name="margin">
    <number>1</number>
   </property>
  </widget>
  <zorder>BG</zorder>
  <zorder>playerinfo</zorder>
  <zorder>monsterinfo</zorder>
  <zorder>MHL</zorder>
  <zorder>MAL</zorder>
  <zorder>MDL</zorder>
  <zorder>monster_HP</zorder>
  <zorder>monster_AP</zorder>
  <zorder>monster_DP</zorder>
  <zorder>Health_label</zorder>
  <zorder>Attack_label</zorder>
  <zorder>Defense_label</zorder>
  <zorder>Yellow_label</zorder>
  <zorder>Blue_label</zorder>
  <zorder>Level_label</zorder>
  <zorder>player_HP</zorder>
  <zorder>player_AP</zorder>
  <zorder>player_DP</zorder>
  <zorder>player_YK</zorder>
  <zorder>player_BK</zorder>
  <zorder>player_level</zorder>
  <zorder>GameOver</zorder>
  <zorder>progressBar</zorder>
  <zorder>gameover_player</zorder>
  <zorder>Level1</zorder>
  <zorder>Level2</zorder>
  <zorder>Level3</zorder>
  <zorder>desmond</zorder>
  <zorder>desmond_fail_message</zorder>
  <zorder>desmond_successful_message</zorder>
 </widget>
 <resources>
  <include location="resource.qrc"/>
 </resources>
 <connections/>
</ui>
